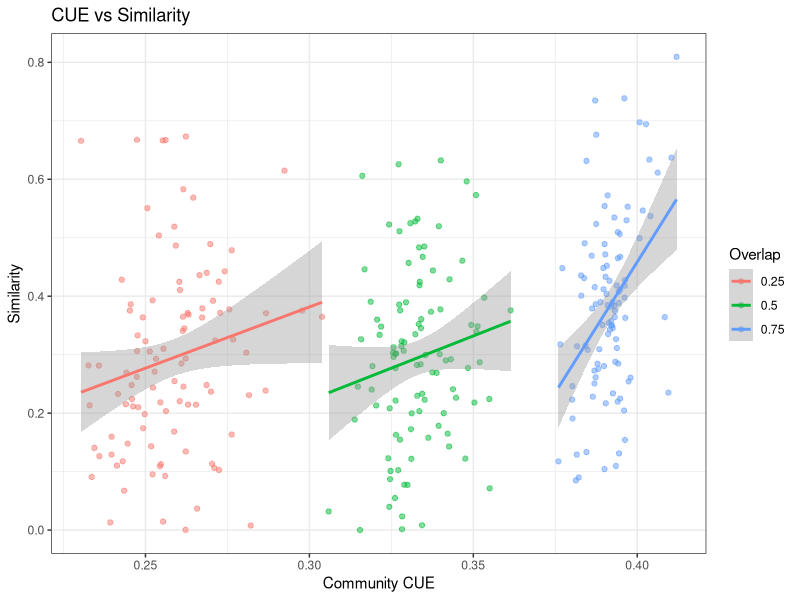

This chart was generated by the following R code:
# 分析community1/2的CUE与其在community3中的similarity关系
# 需要R包: tidyverse

library(tidyverse)

df <- read_csv('data/coal_resource.csv')
df$Overlap <- as.factor(df$Overlap)

# 将群落1和2的数据混合在一起
df_combined <- df %>%
  select(Seed, Overlap, CUE1, CUE2, Similarity1, Similarity2) %>%
  pivot_longer(
    cols = c(CUE1, CUE2),
    names_to = "Community",
    names_prefix = "CUE",
    values_to = "CUE"
  ) %>%
  mutate(
    Similarity = ifelse(Community == "1", Similarity1, Similarity2)
  ) %>%
  select(Seed, Overlap, CUE, Similarity)

# 显著性分析
cat("\n========== 显著性分析 ==========\n\n")

# 1. 整体模型：CUE对Similarity的主效应和与Overlap的交互作用
model_full <- lm(Similarity ~ CUE * Overlap, data = df_combined)
cat("模型1: Similarity ~ CUE * Overlap\n")
print(summary(model_full))
cat("\n")

# 2. 简化模型：仅主效应
model_simple <- lm(Similarity ~ CUE + Overlap, data = df_combined)
cat("模型2: Similarity ~ CUE + Overlap\n")
print(summary(model_simple))
cat("\n")

# 3. 模型比较
cat("模型比较（是否需要交互项）:\n")
print(anova(model_simple, model_full))
cat("\n")

# 4. 分层分析：每个Overlap水平下CUE的效应
cat("分层分析（按Overlap水平）:\n")
for (ovlp in c("0.25", "0.5", "0.75")) {
  df_sub <- df_combined %>% filter(Overlap == ovlp)
  model_sub <- lm(Similarity ~ CUE, data = df_sub)
  cat(sprintf("\nOverlap = %s:\n", ovlp))
  print(summary(model_sub)$coefficients)
  cat(sprintf("R² = %.4f, p-value = %.4e\n", 
              summary(model_sub)$r.squared, 
              summary(model_sub)$coefficients[2, 4]))
}

# 可视化：CUE vs Similarity
ggplot(df_combined, aes(x = CUE, y = Similarity, color = Overlap)) +
  geom_point(alpha=0.5) +
  geom_smooth(method = 'lm', se = TRUE) +
  theme_bw() +
  labs(title = 'CUE vs Similarity',
       x = 'Community CUE',
       y = 'Similarity')
